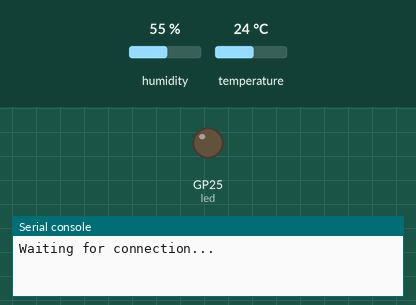
Bench run of a program on a simulated Raspberry Pi Pico running MicroPython. Parts: output pins drawn as LEDs (lit = HIGH), the last lines printed to the serial console. Dashed ring = blinking. Inputs (shaded band) come from the test bench; at power-on: humidity 55 %, temperature 24 °C. WiFi joins after 1.5 s; values from a settings file that is not in the repository are placeholders; web requests get an empty 200 reply after 0.4 s.

Above: at 1.0 s.
At 2.5 s:
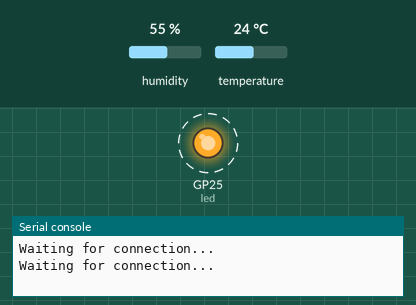
Timing chart, 0 to 3.0 s (numbered marks = the images above):
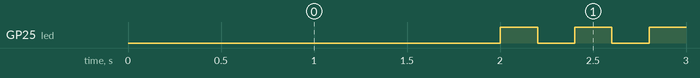

The program:

main.py
```python
from machine import Pin
from wifi import init_wifi
import urequests
import ujson
import dht
import time

init_wifi()

dht22 = dht.DHT22(Pin(16))


def send_data():
    # tell dht22 to take a reading
    dht22.measure()
    # find temp & humidity data and then jsonify data.
    dht_data = {'value1': str(dht22.temperature()),
                'value2': str(dht22.humidity())}
    post_data = ujson.dumps(dht_data)
    request_url = 'https://maker.ifttt.com/trigger/dht22/with/key/[your-key-here]'
    res = urequests.post(request_url, headers={
                         'content-type': 'application/json'}, data=post_data)
    # log response from IFTTT.
    print(res.text)
    # sleep for a minute before running send_data again
    time.sleep(1*60)
    send_data()


try:
    send_data()
except Exception as e:
    print(e)
    request_url = 'https://maker.ifttt.com/trigger/error/with/key/[your-key-here]'
    post_data = ujson.dumps({"value1": str(e)})
    urequests.post(request_url, headers={
        'content-type': 'application/json'}, data=post_data)
```

wifi.py
```python
import rp2
import network
import ubinascii
import machine
import urequests as requests
import time
from secrets import secrets


def init_wifi():
    # Set country to avoid possible errors
    rp2.country('DE')

    wlan = network.WLAN(network.STA_IF)
    wlan.active(True)

    # Load login data from different file for safety reasons
    ssid = secrets['ssid']
    pw = secrets['pw']

    wlan.connect(ssid, pw)

    # Wait for connection with 10 second timeout
    timeout = 10
    while timeout > 0:
        if wlan.status() < 0 or wlan.status() >= 3:
            break
        timeout -= 1
        print('Waiting for connection...')
        time.sleep(1)

    # Define blinking function for onboard LED to indicate error codes
    def blink_onboard_led(num_blinks):
        led = machine.Pin('LED', machine.Pin.OUT)
        for i in range(num_blinks):
            led.on()
            time.sleep(.2)
            led.off()
            time.sleep(.2)

    wlan_status = wlan.status()
    blink_onboard_led(wlan_status)

    if wlan_status != 3:
        raise RuntimeError('Wi-Fi connection failed')
    else:
        print('Connected')
        status = wlan.ifconfig()
        print('ip = ' + status[0])
```

Measured:
- by itself, GP25 (led): alternates HIGH for 0.20 s and LOW for 0.20 s, 6 changes in all, then stays LOW
